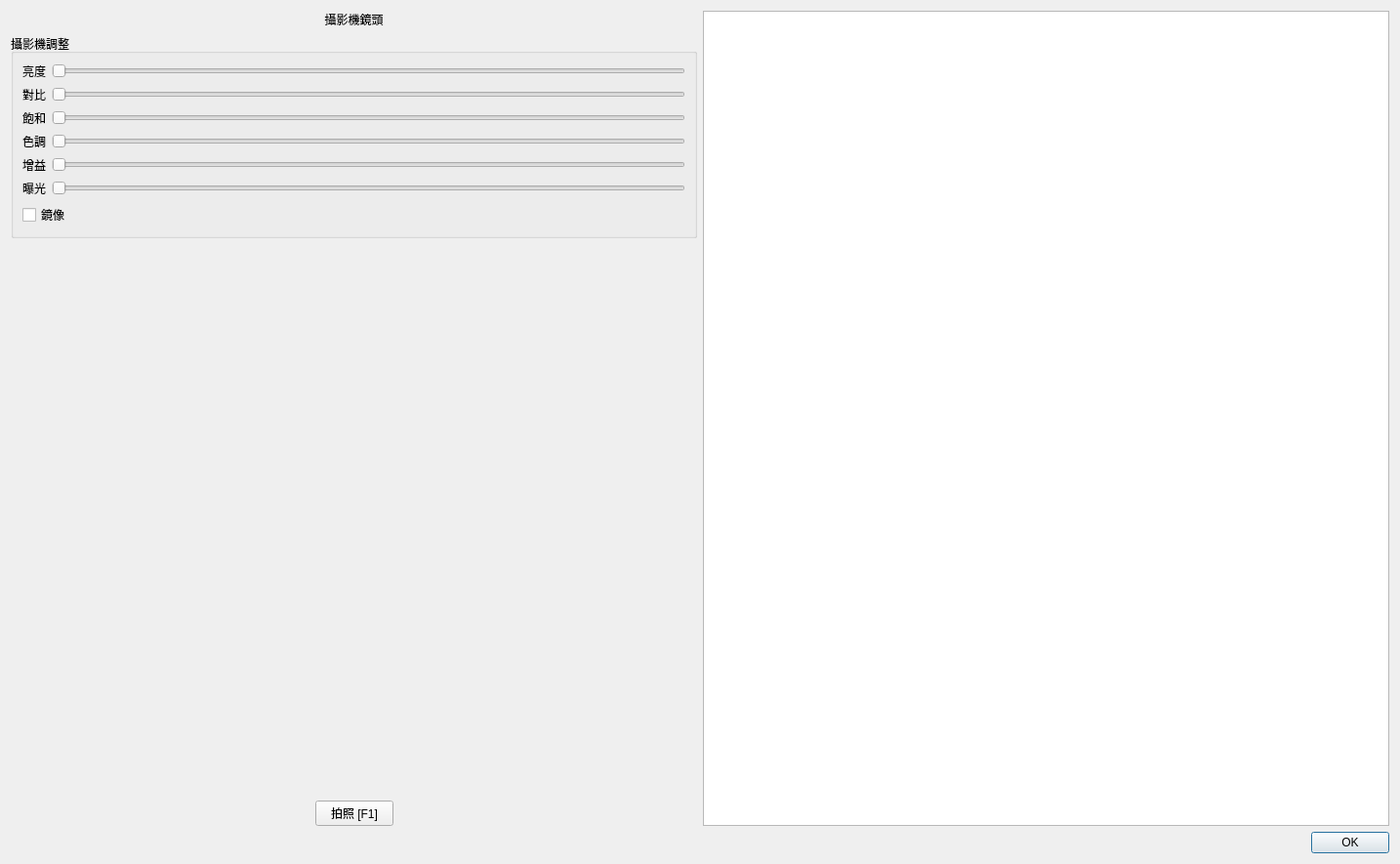
<?xml version="1.0" encoding="UTF-8"?>
<ui version="4.0">
 <class>dialog_capture_image</class>
 <widget class="QDialog" name="dialog_capture_image">
  <property name="geometry">
   <rect>
    <x>0</x>
    <y>0</y>
    <width>1434</width>
    <height>885</height>
   </rect>
  </property>
  <property name="sizePolicy">
   <sizepolicy hsizetype="Preferred" vsizetype="Preferred">
    <horstretch>0</horstretch>
    <verstretch>0</verstretch>
   </sizepolicy>
  </property>
  <property name="windowTitle">
   <string>病歷影像</string>
  </property>
  <layout class="QVBoxLayout" name="verticalLayout">
   <item>
    <layout class="QHBoxLayout" name="horizontalLayout_3">
     <item>
      <layout class="QVBoxLayout" name="verticalLayout_2">
       <item>
        <widget class="QLabel" name="label_camera">
         <property name="text">
          <string>攝影機鏡頭</string>
         </property>
         <property name="alignment">
          <set>Qt::AlignCenter</set>
         </property>
        </widget>
       </item>
       <item>
        <widget class="QGroupBox" name="groupBox">
         <property name="title">
          <string>攝影機調整</string>
         </property>
         <layout class="QGridLayout" name="gridLayout_2">
          <item row="3" column="0">
           <layout class="QHBoxLayout" name="horizontalLayout_7">
            <item>
             <widget class="QLabel" name="label_5">
              <property name="text">
               <string>色調</string>
              </property>
             </widget>
            </item>
            <item>
             <widget class="QSlider" name="slider_hue">
              <property name="orientation">
               <enum>Qt::Horizontal</enum>
              </property>
             </widget>
            </item>
           </layout>
          </item>
          <item row="1" column="0">
           <layout class="QHBoxLayout" name="horizontalLayout_5">
            <item>
             <widget class="QLabel" name="label_2">
              <property name="text">
               <string>對比</string>
              </property>
             </widget>
            </item>
            <item>
             <widget class="QSlider" name="slider_contrast">
              <property name="orientation">
               <enum>Qt::Horizontal</enum>
              </property>
             </widget>
            </item>
           </layout>
          </item>
          <item row="0" column="0">
           <layout class="QHBoxLayout" name="horizontalLayout_4">
            <item>
             <widget class="QLabel" name="label">
              <property name="text">
               <string>亮度</string>
              </property>
             </widget>
            </item>
            <item>
             <widget class="QSlider" name="slider_brightness">
              <property name="orientation">
               <enum>Qt::Horizontal</enum>
              </property>
             </widget>
            </item>
           </layout>
          </item>
          <item row="5" column="0">
           <layout class="QHBoxLayout" name="horizontalLayout_9">
            <item>
             <widget class="QLabel" name="label_6">
              <property name="text">
               <string>曝光</string>
              </property>
             </widget>
            </item>
            <item>
             <widget class="QSlider" name="slider_exposure">
              <property name="orientation">
               <enum>Qt::Horizontal</enum>
              </property>
             </widget>
            </item>
           </layout>
          </item>
          <item row="2" column="0">
           <layout class="QHBoxLayout" name="horizontalLayout_6">
            <item>
             <widget class="QLabel" name="label_3">
              <property name="text">
               <string>飽和</string>
              </property>
             </widget>
            </item>
            <item>
             <widget class="QSlider" name="slider_saturation">
              <property name="orientation">
               <enum>Qt::Horizontal</enum>
              </property>
             </widget>
            </item>
           </layout>
          </item>
          <item row="6" column="0">
           <layout class="QHBoxLayout" name="horizontalLayout_10">
            <item>
             <widget class="QCheckBox" name="checkBox_flip_image">
              <property name="text">
               <string>鏡像</string>
              </property>
              <property name="checked">
               <bool>false</bool>
              </property>
             </widget>
            </item>
           </layout>
          </item>
          <item row="4" column="0">
           <layout class="QHBoxLayout" name="horizontalLayout_8">
            <item>
             <widget class="QLabel" name="label_4">
              <property name="text">
               <string>增益</string>
              </property>
             </widget>
            </item>
            <item>
             <widget class="QSlider" name="slider_gain">
              <property name="orientation">
               <enum>Qt::Horizontal</enum>
              </property>
             </widget>
            </item>
           </layout>
          </item>
         </layout>
        </widget>
       </item>
       <item>
        <spacer name="verticalSpacer">
         <property name="orientation">
          <enum>Qt::Vertical</enum>
         </property>
         <property name="sizeHint" stdset="0">
          <size>
           <width>20</width>
           <height>40</height>
          </size>
         </property>
        </spacer>
       </item>
       <item>
        <layout class="QHBoxLayout" name="horizontalLayout_2">
         <item>
          <spacer name="horizontalSpacer">
           <property name="orientation">
            <enum>Qt::Horizontal</enum>
           </property>
           <property name="sizeHint" stdset="0">
            <size>
             <width>40</width>
             <height>20</height>
            </size>
           </property>
          </spacer>
         </item>
         <item>
          <widget class="QPushButton" name="pushButton_capture">
           <property name="text">
            <string>拍照 [F1]</string>
           </property>
           <property name="shortcut">
            <string>F1</string>
           </property>
          </widget>
         </item>
         <item>
          <spacer name="horizontalSpacer_2">
           <property name="orientation">
            <enum>Qt::Horizontal</enum>
           </property>
           <property name="sizeHint" stdset="0">
            <size>
             <width>40</width>
             <height>20</height>
            </size>
           </property>
          </spacer>
         </item>
        </layout>
       </item>
      </layout>
     </item>
     <item>
      <widget class="QTableWidget" name="tableWidget_capture_images">
       <property name="maximumSize">
        <size>
         <width>16777215</width>
         <height>16777215</height>
        </size>
       </property>
       <property name="editTriggers">
        <set>QAbstractItemView::DoubleClicked</set>
       </property>
       <attribute name="horizontalHeaderVisible">
        <bool>false</bool>
       </attribute>
       <attribute name="verticalHeaderVisible">
        <bool>false</bool>
       </attribute>
       <attribute name="verticalHeaderDefaultSectionSize">
        <number>32</number>
       </attribute>
       <column>
        <property name="text">
         <string>New Column</string>
        </property>
       </column>
       <column>
        <property name="text">
         <string>New Column</string>
        </property>
       </column>
      </widget>
     </item>
    </layout>
   </item>
   <item>
    <layout class="QHBoxLayout" name="horizontalLayout"/>
   </item>
   <item>
    <widget class="QDialogButtonBox" name="buttonBox">
     <property name="standardButtons">
      <set>QDialogButtonBox::Ok</set>
     </property>
    </widget>
   </item>
  </layout>
 </widget>
 <resources/>
 <connections/>
</ui>
